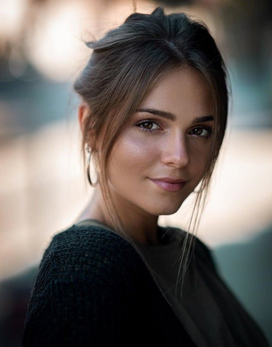
#> input picture Computer Vision/computer vision/bai tap/1/face.png, 272 x 347 px, shrunk from 1086 x 1388 before the run, found by its file name
$ jupyter execute baitap1.ipynb
#> lines starting #> are read from the running program, lines starting #| are printed output that depends on the picture
[cell 1]
face_path  = '/content/drive/MyDrive/Colab Notebooks/computer vision/bai tap/1/face.png'
mountain_path = '/content/drive/MyDrive/Colab Notebooks/computer vision/bai tap/1/mountain.png'
hand_path = '/content/drive/MyDrive/Colab Notebooks/computer vision/bai tap/1/hand.jpg'
image_paths = [face_path, mountain_path, hand_path]

Data: \\

https://drive.google.com/drive/folders/1HSiUjXOrdP00t7DvWdKtioHU0g7XneGc?usp=sharing

[cell 2]
import cv2

def load_imgs(img_paths: []) -> []:
  imgs = []
  for item in img_paths:
    imgs.append(cv2.imread(item))
    pass
  return imgs

[cell 3]
import matplotlib.pyplot as plt

def show_images(imgs: []):
  fig = plt.figure(figsize=(15, 10))
  columns = 3
  rows = int(len(imgs) / columns)

  counter = 1
  for item in imgs:
    fig.add_subplot(rows, columns, counter)
    plt.imshow(item)
    plt.axis('off')
    counter += 1
    pass
  pass

[cell 4]
images = load_imgs(image_paths)
#> images = 3 items
show_images(images)
#> in show_images, `rows = int(len(imgs) / columns)`: rows = 1
#> the loop in show_images, `for item in imgs:` made 3 passes
#> after the loop in show_images, `for item in imgs:`: counter = 4
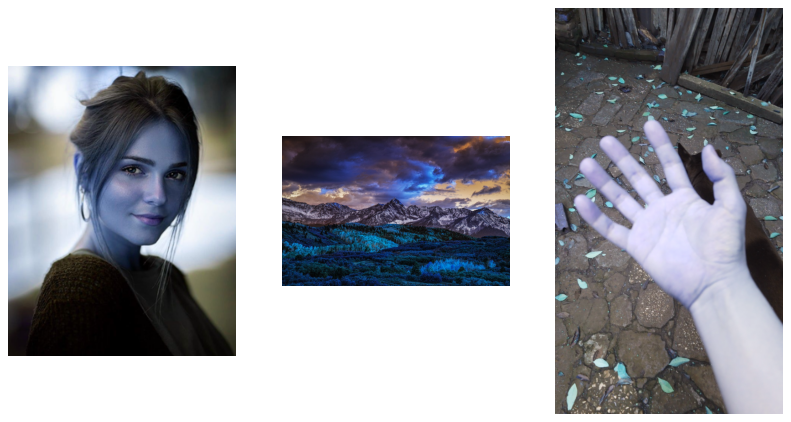
#> figure drawn by matplotlib, 3 panels; B, G, R data is drawn as R, G, B

[cell 5]
# Use Opencv to converted the attached image to color spaces: HSV and Lab
hsv_s = [cv2.cvtColor(item, cv2.COLOR_BGR2HSV) for item in images]
#> hsv_s = 3 items
lab_s = [cv2.cvtColor(item, cv2.COLOR_BGR2LAB) for item in images]
#> lab_s = 3 items
rgb_s = [cv2.cvtColor(item, cv2.COLOR_BGR2RGB) for item in images]
#> rgb_s = 3 items

[cell 6]
# Then change the V channel or L channel to its maximum.
def to_max(arr, value, index):
#> called with value = 255, index = 2
  arr_n = arr.copy()
#> arr_n: shape (347, 272, 3); mean H, S, V 51, 71.8, 112.2
  arr_n[:, :, index] = value
#> arr_n: shape (347, 272, 3); mean H, S, V 51, 71.8, 255
  return arr_n
hsv_max_v = [to_max(item, 255, 2) for item in hsv_s]
#> in to_max (call 2), `arr_n = arr.copy()`: arr_n: shape (282, 426, 3); mean H, S, V 86.8, 129, 92.7
#> in to_max (call 2), `arr_n[:, :, index] = value`: arr_n: shape (282, 426, 3); mean H, S, V 86.8, 129, 255
#> in to_max (call 3), `arr_n = arr.copy()`: arr_n: shape (1000, 562, 3); mean H, S, V 93.4, 31, 124.2
#> in to_max (call 3), `arr_n[:, :, index] = value`: arr_n: shape (1000, 562, 3); mean H, S, V 93.4, 31, 255
#> hsv_max_v = 3 items
lab_max_l = [to_max(item, 255, 0) for item in lab_s]
#> in to_max (call 4), `arr_n = arr.copy()`: arr_n: shape (347, 272, 3); mean of channels 0, 1, 2 105.1, 130.3, 131.6
#> in to_max (call 4), `arr_n[:, :, index] = value`: arr_n: shape (347, 272, 3); mean of channels 0, 1, 2 255, 130.3, 131.6
#> in to_max (call 5), `arr_n = arr.copy()`: arr_n: shape (282, 426, 3); mean of channels 0, 1, 2 73.5, 139.3, 136.7
#> in to_max (call 5), `arr_n[:, :, index] = value`: arr_n: shape (282, 426, 3); mean of channels 0, 1, 2 255, 139.3, 136.7
#> in to_max (call 6), `arr_n = arr.copy()`: arr_n: shape (1000, 562, 3); mean of channels 0, 1, 2 120.4, 130.9, 128.4
#> in to_max (call 6), `arr_n[:, :, index] = value`: arr_n: shape (1000, 562, 3); mean of channels 0, 1, 2 255, 130.9, 128.4
#> lab_max_l = 3 items

[cell 7]
printed_images = []
printed_images.extend(images)
printed_images.extend(hsv_s)
printed_images.extend(lab_s)
printed_images.extend(hsv_max_v)
printed_images.extend(lab_max_l)
printed_images.extend(rgb_s)

[cell 8]
show_images(printed_images)
#> the loop in show_images (call 2), `for item in imgs:` made 18 passes
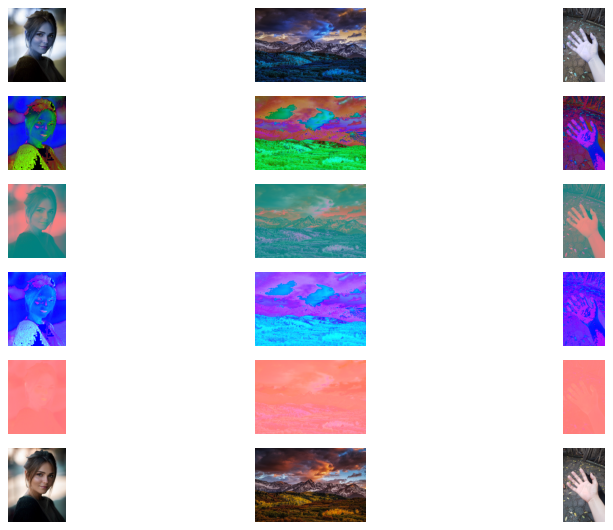
#> figure drawn by matplotlib, 18 panels; B, G, R data is drawn as R, G, B
